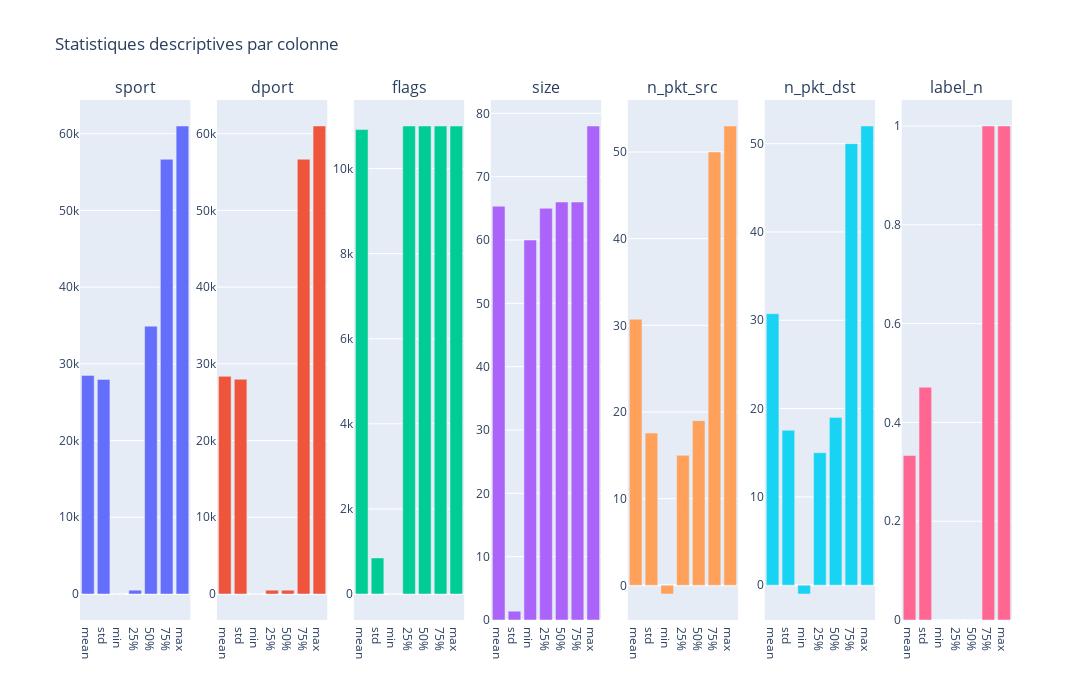

This figure's notebook cell:
### Code cell
# Statistiques descriptives
desc_stats = df_num.describe()
desc_stats = desc_stats.drop('count') # suppression de la colonne count pour la visualisation

fig = make_subplots(rows=1, cols=len(desc_stats.columns), subplot_titles=desc_stats.columns)
for i, col in enumerate(desc_stats.columns):
    fig.add_trace(go.Bar(x=desc_stats.index, y=desc_stats[col], name=col),row=1, col=i+1)

fig.update_layout(height=700, width=1200,title="Statistiques descriptives par colonne",showlegend=False)

fig.show()

### Figure 1 — Plotly figure (JSON) as saved in the notebook; plotly's stock layout.template omitted (floating-point values rounded to 4 significant figures)
{"data": [{"name": "sport", "type": "bar", "x": ["mean", "std", "min", "25%", "50%", "75%", "max"], "xaxis": "x", "y": [28490.0, 27970.0, -1, 502, 34911, 56667, 60999], "yaxis": "y"}, {"name": "dport", "type": "bar", "x": ["mean", "std", "min", "25%", "50%", "75%", "max"], "xaxis": "x2", "y": [28370.0, 27980.0, -1, 502, 502, 56667, 60999], "yaxis": "y2"}, {"name": "flags", "type": "bar", "x": ["mean", "std", "min", "25%", "50%", "75%", "max"], "xaxis": "x3", "y": [10920.0, 846.4, -1, 11000, 11000, 11000, 11000], "yaxis": "y3"}, {"name": "size", "type": "bar", "x": ["mean", "std", "min", "25%", "50%", "75%", "max"], "xaxis": "x4", "y": [65.33, 1.401, 60, 65, 66, 66, 78], "yaxis": "y4"}, {"name": "n_pkt_src", "type": "bar", "x": ["mean", "std", "min", "25%", "50%", "75%", "max"], "xaxis": "x5", "y": [30.7, 17.57, -1, 15, 19, 50, 53], "yaxis": "y5"}, {"name": "n_pkt_dst", "type": "bar", "x": ["mean", "std", "min", "25%", "50%", "75%", "max"], "xaxis": "x6", "y": [30.74, 17.54, -1, 15, 19, 50, 52], "yaxis": "y6"}, {"name": "label_n", "type": "bar", "x": ["mean", "std", "min", "25%", "50%", "75%", "max"], "xaxis": "x7", "y": [0.3329, 0.4712, 0, 0, 0, 1, 1], "yaxis": "y7"}], "layout": {"annotations": [{"font": {"size": 16}, "showarrow": false, "text": "sport", "x": 0.05918, "xanchor": "center", "xref": "paper", "y": 1, "yanchor": "bottom", "yref": "paper"}, {"font": {"size": 16}, "showarrow": false, "text": "dport", "x": 0.2061, "xanchor": "center", "xref": "paper", "y": 1, "yanchor": "bottom", "yref": "paper"}, {"font": {"size": 16}, "showarrow": false, "text": "flags", "x": 0.3531, "xanchor": "center", "xref": "paper", "y": 1, "yanchor": "bottom", "yref": "paper"}, {"font": {"size": 16}, "showarrow": false, "text": "size", "x": 0.5, "xanchor": "center", "xref": "paper", "y": 1, "yanchor": "bottom", "yref": "paper"}, {"font": {"size": 16}, "showarrow": false, "text": "n_pkt_src", "x": 0.6469, "xanchor": "center", "xref": "paper", "y": 1, "yanchor": "bottom", "yref": "paper"}, {"font": {"size": 16}, "showarrow": false, "text": "n_pkt_dst", "x": 0.7939, "xanchor": "center", "xref": "paper", "y": 1, "yanchor": "bottom", "yref": "paper"}, {"font": {"size": 16}, "showarrow": false, "text": "label_n", "x": 0.9408, "xanchor": "center", "xref": "paper", "y": 1, "yanchor": "bottom", "yref": "paper"}], "height": 700, "showlegend": false, "title": {"text": "Statistiques descriptives par colonne"}, "width": 1200, "xaxis": {"anchor": "y", "domain": [0, 0.1184]}, "xaxis2": {"anchor": "y2", "domain": [0.1469, 0.2653]}, "xaxis3": {"anchor": "y3", "domain": [0.2939, 0.4122]}, "xaxis4": {"anchor": "y4", "domain": [0.4408, 0.5592]}, "xaxis5": {"anchor": "y5", "domain": [0.5878, 0.7061]}, "xaxis6": {"anchor": "y6", "domain": [0.7347, 0.8531]}, "xaxis7": {"anchor": "y7", "domain": [0.8816, 1.0]}, "yaxis": {"anchor": "x", "domain": [0, 1]}, "yaxis2": {"anchor": "x2", "domain": [0, 1]}, "yaxis3": {"anchor": "x3", "domain": [0, 1]}, "yaxis4": {"anchor": "x4", "domain": [0, 1]}, "yaxis5": {"anchor": "x5", "domain": [0, 1]}, "yaxis6": {"anchor": "x6", "domain": [0, 1]}, "yaxis7": {"anchor": "x7", "domain": [0, 1]}}}
